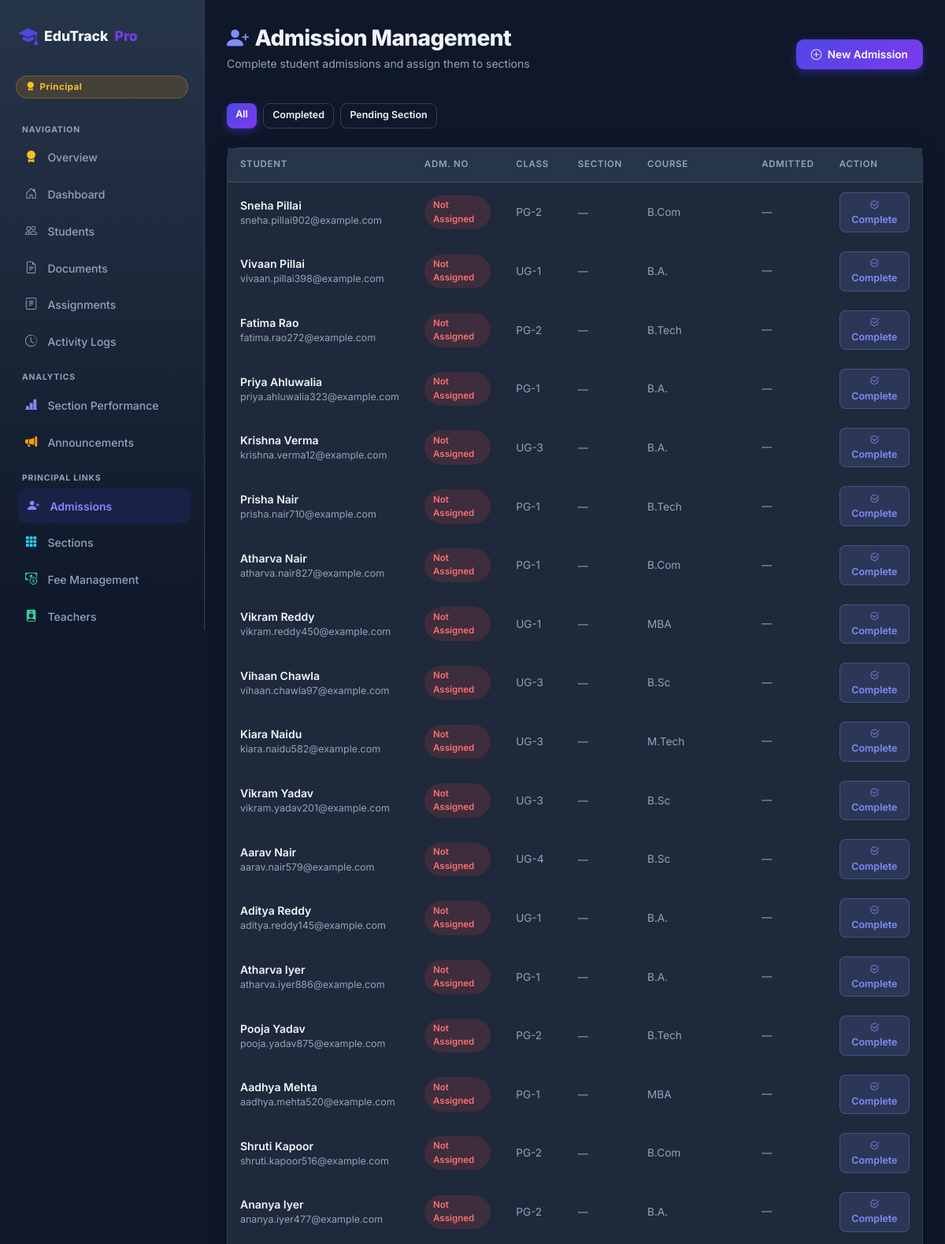
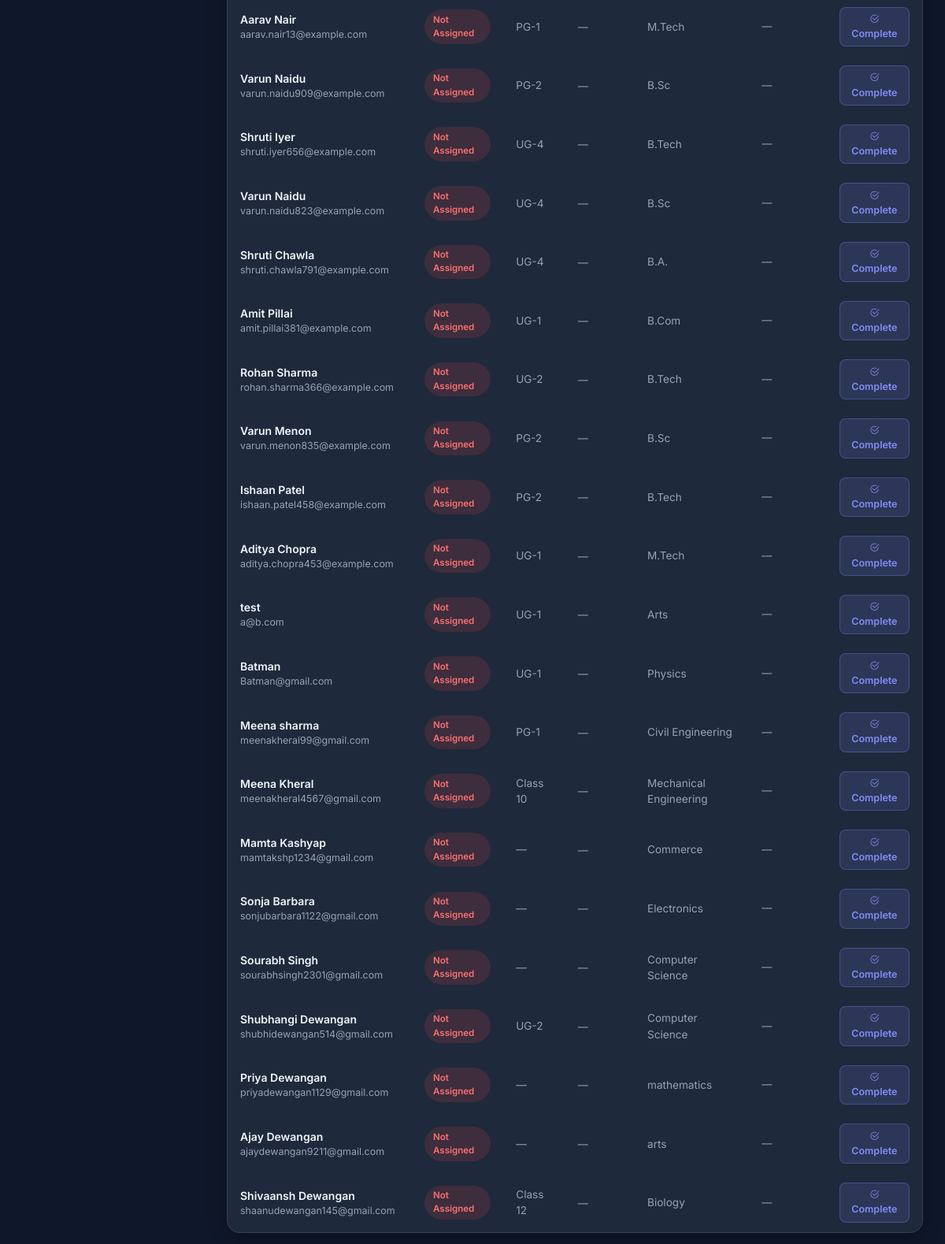
Screenshot of /admission/ (signed in) with the database file from the repository (2 pictures, top to bottom).
### students/models.py (models this page shows, shortened)
class UserProfile(models.Model):
    user = models.OneToOneField(User, on_delete=models.CASCADE, related_name='profile')
    role = models.CharField(max_length=20, choices=ROLE_CHOICES, default=ROLE_STUDENT)

class Student(models.Model):
    GENDER_CHOICES = [
        ('M', 'Male'),
        ('F', 'Female'),
        ('O', 'Other'),
    ]
    PAYMENT_METHOD_CHOICES = [
        ('cash',   'Cash'),
        ('check',  'Check'),
        ('online', 'Online'),
        ('',       'Pending'),
    ]
    admission_number = models.CharField(max_length=20, unique=True, null=True, blank=True)
    admission_date   = models.DateField(null=True, blank=True)
    name       = models.CharField(max_length=200)
    age        = models.IntegerField()
    email      = models.EmailField()
    phone      = models.CharField(max_length=15, blank=True, null=True)
    gender     = models.CharField(max_length=1, choices=GENDER_CHOICES, default='M')
    address    = models.TextField(blank=True, null=True)
    class_name = models.CharField(max_length=50, choices=CLASS_CHOICES, blank=True, null=True)
    section    = models.ForeignKey(Section, on_delete=models.SET_NULL, null=True, blank=True, related_name='students')
    fees_paid  = models.BooleanField(default=False)
    payment_method = models.CharField(max_length=10, choices=PAYMENT_METHOD_CHOICES, blank=True, default='')
    course     = models.CharField(max_length=200)
    attendance = models.FloatField()
    marks      = models.FloatField()
    created_at = models.DateTimeField(auto_now_add=True, null=True)
    profile_picture = models.ImageField(upload_to='student_profiles/', null=True, blank=True)
    resume          = models.FileField(upload_to='student_resumes/', null=True, blank=True)
    user = models.OneToOneField(User, on_delete=models.SET_NULL, null=True, blank=True, related_name='student_profile')

### students/views.py (the view)
    def wrapper(request, *args, **kwargs):
        if not request.user.is_authenticated:
            return redirect('landing')
        role = get_role(request)
        if role != ROLE_PRINCIPAL and not request.user.is_superuser:
            messages.error(request, 'Access denied. Principal login required.')
            return redirect('landing')
        return view_fn(request, *args, **kwargs)

### students/context_processors.py (called while the page is built)
def user_role(request):
    role = None
    is_principal = False
    if request.user.is_authenticated:
        if request.user.is_superuser:
            role = 'principal'
            is_principal = True
        else:
            try:
                role = request.user.profile.role
                is_principal = (role == 'principal')
            except Exception:
                role = 'student'
    return {
        'user_role': role,
        'is_principal': is_principal,
    }

### students/views.py (called while the page is built)
def get_role(request):
    if request.user.is_authenticated:
        try:
            return request.user.profile.role
        except Exception:
            return None
    return None

def principal_required(view_fn):
    def wrapper(request, *args, **kwargs):
        if not request.user.is_authenticated:
            return redirect('landing')
        role = get_role(request)
        if role != ROLE_PRINCIPAL and not request.user.is_superuser:
            messages.error(request, 'Access denied. Principal login required.')
            return redirect('landing')
        return view_fn(request, *args, **kwargs)
    wrapper.__name__ = view_fn.__name__
    return wrapper

@principal_required
def admission_list(request):
    students = Student.objects.all().order_by('-created_at')
    filter_f = request.GET.get('filter', '').strip()
    if filter_f == 'admitted':
        students = students.filter(admission_number__isnull=False)
    elif filter_f == 'pending':
        students = students.filter(admission_number__isnull=True)
    return render(request, 'students/admission_list.html', {
        'students': students,
        'filter': filter_f,
    })

### students/templates/students/admission_list.html (shortened to what this page needs)
{% extends 'students/base_auth.html' %}
{% block content %}
<div class="d-flex align-items-center justify-content-between mb-4">
  <div>
    <h1 style="font-size:1.75rem;font-weight:800;margin:0;letter-spacing:-0.02em;">
      <i class="bi bi-person-plus-fill me-2" style="color:#818cf8;"></i>Admission Management
    </h1>
    <p style="color:var(--muted);font-size:0.875rem;margin-top:0.25rem;">
      Complete student admissions and assign them to sections
    </p>
  </div>
  <a href="{% url 'add_student' %}" class="btn btn-primary">
    <i class="bi bi-plus-circle me-1"></i> New Admission
  </a>
</div>
<div class="d-flex gap-2 mb-4">
  <a href="{% url 'admission_list' %}" class="btn btn-sm {% if not filter %}btn-primary{% else %}btn-outline-light{% endif %}">All</a>
  <a href="{% url 'admission_list' %}?filter=admitted" class="btn btn-sm {% if filter == 'admitted' %}btn-primary{% else %}btn-outline-light{% endif %}">Completed</a>
  <a href="{% url 'admission_list' %}?filter=pending" class="btn btn-sm {% if filter == 'pending' %}btn-primary{% else %}btn-outline-light{% endif %}">Pending Section</a>
</div>
<div class="card">
  <div class="card-body p-0">
    <div class="table-responsive">
      <table class="table-dark-custom w-100">
        <thead>
          <tr>
            <th>Student</th><th>Adm. No</th><th>Class</th><th>Section</th>
            <th>Course</th><th>Admitted</th><th>Action</th>
          </tr>
        </thead>
        <tbody>
          {% for s in students %}
          <tr>
            <td>
              <div style="font-weight:600;">{{ s.name }}</div>
              <div style="font-size:.78rem;color:var(--muted);">{{ s.email }}</div>
            </td>
            <td>
              {% if s.admission_number %}
                <span class="badge-custom badge-high" style="font-size:.72rem;">{{ s.admission_number }}</span>
              {% else %}
                <span class="badge-custom badge-low" style="font-size:.72rem;">Not Assigned</span>
              {% endif %}
            </td>
            <td style="color:var(--muted);font-size:.85rem;">{{ s.class_name|default:"—" }}</td>
            <td>
              {% if s.section %}
                <span class="badge-custom badge-mid">{{ s.section.section }}</span>
              {% else %}
                <span style="color:var(--muted);font-size:.82rem;">—</span>
              {% endif %}
            </td>
            <td style="color:var(--muted);font-size:.85rem;">{{ s.course }}</td>
            <td style="font-size:.82rem;color:var(--muted);">
              {{ s.admission_date|date:"M d, Y"|default:"—" }}
            </td>
            <td>
              <a href="{% url 'complete_admission' s.id %}" class="btn btn-sm"
                 style="background:rgba(129,140,248,0.15);color:#818cf8;border:1px solid rgba(129,140,248,0.3);border-radius:8px;">
                {% if s.section %}<i class="bi bi-pencil-square"></i> Reassign
                {% else %}<i class="bi bi-check2-circle"></i> Complete{% endif %}
              </a>
            </td>
          </tr>
          {% empty %}
          <tr><td colspan="7" style="text-align:center;color:var(--muted);padding:2rem;">
            No students found. <a href="{% url 'add_student' %}" style="color:#818cf8;">Add first student →</a>
          </td></tr>
          {% endfor %}
        </tbody>
      </table>
    </div>
  </div>
</div>
{% endblock %}

### students/templates/students/base_auth.html (shortened to what this page needs)
<!DOCTYPE html>
<html lang="en">
<head>
  <link href="https://cdn.jsdelivr.net/npm/bootstrap@5.3.3/dist/css/bootstrap.min.css" rel="stylesheet" />
  <link href="https://cdn.jsdelivr.net/npm/bootstrap-icons@1.11.3/font/bootstrap-icons.css" rel="stylesheet" />
</head>
<body>
<div class="sidebar" id="sidebarEl">
  <div class="sidebar-inner">
    <a class="sidebar-brand" href="{% url 'landing' %}">
      <i class="bi bi-mortarboard-fill"></i>
      EduTrack<span class="dot">Pro</span>
    </a>
    {% if request.user.is_authenticated %}
      <span class="role-badge
        {% if user_role == 'principal' %}rb-principal
        {% elif user_role == 'teacher' %}rb-teacher
        {% elif user_role == 'staff'   %}rb-staff
        {% else %}rb-student{% endif %}">
        <i class="bi
          {% if user_role == 'principal' %}bi-award-fill
          {% elif user_role == 'teacher' %}bi-person-badge-fill
          {% elif user_role == 'staff'   %}bi-person-gear
          {% else %}bi-mortarboard-fill{% endif %}"></i>
        {{ user_role|title|default:'Student' }}
      </span>
    {% endif %}
    <nav class="sidebar-nav">
      <div class="nav-section-label">Navigation</div>
      {% if is_principal %}
        <a href="{% url 'principal_dashboard' %}" class="{% if request.resolver_match.url_name == 'principal_dashboard' %}active{% endif %}">
          <i class="bi bi-award-fill" style="color:#fbbf24;"></i> Overview
        </a>
      {% endif %}
      <a href="{% url 'dashboard' %}" class="{% if request.resolver_match.url_name == 'dashboard' %}active{% endif %}">
        <i class="bi bi-house-door"></i> Dashboard
      </a>
      {% if user_role != 'student' %}
      <a href="{% url 'students_list' %}" class="{% if request.resolver_match.url_name == 'students_list' %}active{% endif %}">
        <i class="bi bi-people"></i> Students
      </a>
      <a href="{% url 'documents_list' %}" class="{% if request.resolver_match.url_name == 'documents_list' %}active{% endif %}">
        <i class="bi bi-file-earmark-text"></i> Documents
      </a>
      <a href="{% url 'assignments_list' %}" class="{% if request.resolver_match.url_name == 'assignments_list' %}active{% endif %}">
        <i class="bi bi-journal-text"></i> Assignments
      </a>
      <a href="{% url 'logs_list' %}" class="{% if request.resolver_match.url_name == 'logs_list' %}active{% endif %}">
        <i class="bi bi-clock-history"></i> Activity Logs
      </a>
      {% endif %}
      {% if user_role == 'teacher' or user_role == 'principal' %}
      <div class="nav-section-label" style="margin-top:1rem;">Analytics</div>
      <a href="{% url 'section_performance' %}" class="{% if request.resolver_match.url_name == 'section_performance' %}active{% endif %}">
        <i class="bi bi-bar-chart-line-fill" style="color:#818cf8;"></i> Section Performance
      </a>
      <a href="{% url 'announcement_list' %}" class="{% if request.resolver_match.url_name == 'announcement_list' %}active{% endif %}">
        <i class="bi bi-megaphone-fill" style="color:#f59e0b;"></i> Announcements
      </a>
      {% endif %}
      {% if is_principal %}
        <div class="nav-section-label" style="margin-top:1rem;">Principal Links</div>
        <a href="{% url 'admission_list' %}" class="{% if 'admission' in request.resolver_match.url_name %}active{% endif %}">
          <i class="bi bi-person-plus-fill" style="color:#818cf8;"></i> Admissions
        </a>
        <a href="{% url 'section_list' %}" class="{% if 'section' in request.resolver_match.url_name %}active{% endif %}">
          <i class="bi bi-grid-3x3-gap-fill" style="color:#22d3ee;"></i> Sections
        </a>
        <a href="{% url 'fee_management' %}" class="{% if request.resolver_match.url_name == 'fee_management' %}active{% endif %}">
          <i class="bi bi-cash-coin" style="color:#34d399;"></i> Fee Management
        </a>
        <a href="{% url 'teacher_list' %}" class="{% if 'teacher' in request.resolver_match.url_name %}active{% endif %}">
          <i class="bi bi-person-badge-fill" style="color:#34d399;"></i> Teachers
        </a>
      {% endif %}
    </nav>
  </div>
</div>
<div class="main-wrap">
  {% block content %}{% endblock %}
</div>
</body>
</html>

### students/templates/students/base_auth.html (style rules this page uses)
:root { --primary: #4f46e5; --primary-dk: #3730a3; --accent: #7c3aed; --bg: #0f172a; --surface: #1e293b; --surface2: #273548; --border: #334155; --text: #f1f5f9; --muted: #94a3b8; --success: #10b981; --danger: #ef4444; --warning: #f59e0b; --info: #3b82f6; --gold: #f59e0b; }
* { box-sizing: border-box; margin: 0; padding: 0; }
body { font-family: 'Inter', sans-serif; background: var(--bg); color: var(--text); min-height: 100vh; }
.sidebar { position: fixed; left: 0; top: 0; height: 100vh; width: 260px; background: linear-gradient(180deg, var(--surface2) 0%, var(--bg) 100%); border-right: 1px solid var(--border); z-index: 1030; transition: transform 0.3s ease; display: flex; flex-direction: column; overflow: hidden; }
.sidebar-inner { padding: 1.25rem; height: 100%; overflow-y: auto; display: flex; flex-direction: column; }
.sidebar-brand { display: flex; align-items: center; gap: 0.5rem; font-weight: 800; font-size: 1.1rem; color: var(--text); text-decoration: none; margin-bottom: 1.5rem; padding: 0.5rem 0.25rem; }
.sidebar-brand i { color: var(--primary); font-size: 1.5rem; }
.sidebar-brand .dot { color: var(--accent); }
.role-badge { display: inline-flex; align-items: center; gap: 0.35rem; padding: 0.3rem 0.75rem; border-radius: 999px; font-size: 0.72rem; font-weight: 700; margin-bottom: 1.25rem; letter-spacing: 0.04em; }
.rb-principal { background:rgba(245,158,11,0.15); color:#fbbf24; border:1px solid rgba(245,158,11,0.3); }
.nav-section-label { font-size: 0.65rem; font-weight: 700; color: var(--muted); text-transform: uppercase; letter-spacing: 0.08em; padding: 0 0.5rem; margin: 0.75rem 0 0.35rem; }
.sidebar-nav { flex: 1; }
.sidebar-nav a { display: flex; align-items: center; gap: 0.65rem; padding: 0.65rem 0.75rem; color: var(--muted); text-decoration: none; border-radius: 10px; margin-bottom: 0.2rem; font-size: 0.875rem; font-weight: 500; transition: all 0.2s; }
.sidebar-nav a:hover, .sidebar-nav a.active { background: rgba(79,70,229,0.12); color: var(--text); transform: translateX(3px); }
.sidebar-nav a.active { color: #818cf8; font-weight: 600; }
.sidebar-nav a i { width: 18px; font-size: 0.95rem; flex-shrink: 0; }
.main-wrap { margin-left: 260px; padding: 2rem 1.75rem; min-height: 100vh; transition: margin-left 0.3s; }
.card { background: var(--surface); border: 1px solid var(--border); border-radius: 16px; box-shadow: 0 4px 24px rgba(0,0,0,.3); }
.card-body { padding: 1.5rem; }
.btn { font-weight: 600; font-size: .85rem; border-radius: 10px; padding: .55rem 1.2rem; transition: transform .15s, box-shadow .15s; font-family: 'Inter', sans-serif; }
.btn-primary { background: linear-gradient(135deg,var(--primary),var(--accent)); border: none; box-shadow: 0 4px 12px rgba(79,70,229,.4); }
.btn-outline-light { border: 1px solid var(--border); color: var(--text); background: transparent; }
.btn-sm { padding: .35rem .7rem; font-size: .78rem; border-radius: 8px; }
.table-dark-custom { width: 100%; border-collapse: separate; border-spacing: 0; font-size: .875rem; }
.table-dark-custom thead th { background: var(--surface2); color: var(--muted); font-weight: 600; font-size: .72rem; text-transform: uppercase; letter-spacing: .06em; padding: .8rem 1rem; border-bottom: 2px solid var(--border); white-space: nowrap; }
.table-dark-custom tbody tr { border-bottom: 1px solid var(--border); transition: background .15s; }
.table-dark-custom td { padding: .75rem 1rem; vertical-align: middle; color: var(--text); }
.table-dark-custom tbody tr:last-child { border-bottom: none; }
.badge-custom { display: inline-block; padding: .28rem .7rem; border-radius: 999px; font-size: .72rem; font-weight: 600; }
.badge-low { background: rgba(239,68,68,.15); color: #f87171; }

### rows the page displays
UserProfile: role "Principal"
Student: name "Sneha Pillai", email "sneha.pillai902@example.com", shows "Not Assigned", class_name "PG-2", course "B.Com", admission_date "—", shows "Complete"
Student: name "Vivaan Pillai", email "vivaan.pillai398@example.com", shows "Not Assigned", class_name "UG-1", course "B.A.", admission_date "—", shows "Complete"
Student: name "Fatima Rao", email "fatima.rao272@example.com", shows "Not Assigned", class_name "PG-2", course "B.Tech", admission_date "—", shows "Complete"
Student: name "Priya Ahluwalia", email "priya.ahluwalia323@example.com", shows "Not Assigned", class_name "PG-1", course "B.A.", admission_date "—", shows "Complete"
Student: name "Krishna Verma", email "krishna.verma12@example.com", shows "Not Assigned", class_name "UG-3", course "B.A.", admission_date "—", shows "Complete"
Student: name "Prisha Nair", email "prisha.nair710@example.com", shows "Not Assigned", class_name "PG-1", course "B.Tech", admission_date "—", shows "Complete"
Student: name "Atharva Nair", email "atharva.nair827@example.com", shows "Not Assigned", class_name "PG-1", course "B.Com", admission_date "—", shows "Complete"
Student: name "Vikram Reddy", email "vikram.reddy450@example.com", shows "Not Assigned", class_name "UG-1", course "MBA", admission_date "—", shows "Complete"
Student: name "Vihaan Chawla", email "vihaan.chawla97@example.com", shows "Not Assigned", class_name "UG-3", course "B.Sc", admission_date "—", shows "Complete"
Student: name "Kiara Naidu", email "kiara.naidu582@example.com", shows "Not Assigned", class_name "UG-3", course "M.Tech", admission_date "—", shows "Complete"
Student: name "Vikram Yadav", email "vikram.yadav201@example.com", shows "Not Assigned", class_name "UG-3", course "B.Sc", admission_date "—", shows "Complete"
Student: name "Aarav Nair", email "aarav.nair579@example.com", shows "Not Assigned", class_name "UG-4", course "B.Sc", admission_date "—", shows "Complete"
Student: name "Aditya Reddy", email "aditya.reddy145@example.com", shows "Not Assigned", class_name "UG-1", course "B.A.", admission_date "—", shows "Complete"
Student: name "Atharva Iyer", email "atharva.iyer886@example.com", shows "Not Assigned", class_name "PG-1", course "B.A.", admission_date "—", shows "Complete"
Student: name "Pooja Yadav", email "pooja.yadav875@example.com", shows "Not Assigned", class_name "PG-2", course "B.Tech", admission_date "—", shows "Complete"
Student: name "Aadhya Mehta", email "aadhya.mehta520@example.com", shows "Not Assigned", class_name "PG-1", course "MBA", admission_date "—", shows "Complete"
Student: name "Shruti Kapoor", email "shruti.kapoor516@example.com", shows "Not Assigned", class_name "PG-2", course "B.Com", admission_date "—", shows "Complete"
Student: name "Ananya Iyer", email "ananya.iyer477@example.com", shows "Not Assigned", class_name "PG-2", course "B.A.", admission_date "—", shows "Complete"
Student: name "Aarav Nair", email "aarav.nair13@example.com", shows "Not Assigned", class_name "PG-1", course "M.Tech", admission_date "—", shows "Complete"
Student: name "Varun Naidu", email "varun.naidu909@example.com", shows "Not Assigned", class_name "PG-2", course "B.Sc", admission_date "—", shows "Complete"
Student: name "Shruti Iyer", email "shruti.iyer656@example.com", shows "Not Assigned", class_name "UG-4", course "B.Tech", admission_date "—", shows "Complete"
Student: name "Varun Naidu", email "varun.naidu823@example.com", shows "Not Assigned", class_name "UG-4", course "B.Sc", admission_date "—", shows "Complete"
Student: name "Shruti Chawla", email "shruti.chawla791@example.com", shows "Not Assigned", class_name "UG-4", course "B.A.", admission_date "—", shows "Complete"
Student: name "Amit Pillai", email "amit.pillai381@example.com", shows "Not Assigned", class_name "UG-1", course "B.Com", admission_date "—", shows "Complete"
Student: name "Rohan Sharma", email "rohan.sharma366@example.com", shows "Not Assigned", class_name "UG-2", course "B.Tech", admission_date "—", shows "Complete"
Student: name "Varun Menon", email "varun.menon835@example.com", shows "Not Assigned", class_name "PG-2", course "B.Sc", admission_date "—", shows "Complete"
Student: name "Ishaan Patel", email "ishaan.patel458@example.com", shows "Not Assigned", class_name "PG-2", course "B.Tech", admission_date "—", shows "Complete"
Student: name "Aditya Chopra", email "aditya.chopra453@example.com", shows "Not Assigned", class_name "UG-1", course "M.Tech", admission_date "—", shows "Complete"
Student: name "test", email "a@b.com", shows "Not Assigned", class_name "UG-1", course "Arts", admission_date "—", shows "Complete"
Student: name "Batman", email "Batman@gmail.com", shows "Not Assigned", class_name "UG-1", course "Physics", admission_date "—", shows "Complete"
Student: name "Meena sharma", email "meenakheral99@gmail.com", shows "Not Assigned", class_name "PG-1", course "Civil Engineering", admission_date "—", shows "Complete"
Student: name "Meena Kheral", email "meenakheral4567@gmail.com", shows "Not Assigned", class_name "Class 10", course "Mechanical Engineering", admission_date "—", shows "Complete"
Student: name "Mamta Kashyap", email "mamtakshp1234@gmail.com", shows "Not Assigned", class_name "—", course "Commerce", admission_date "—", shows "Complete"
Student: name "Sonja Barbara", email "sonjubarbara1122@gmail.com", shows "Not Assigned", class_name "—", course "Electronics", admission_date "—", shows "Complete"
Student: name "Sourabh Singh", email "sourabhsingh2301@gmail.com", shows "Not Assigned", class_name "—", course "Computer Science", admission_date "—", shows "Complete"
Student: name "Shubhangi Dewangan", email "shubhidewangan514@gmail.com", shows "Not Assigned", class_name "UG-2", course "Computer Science", admission_date "—", shows "Complete"
Student: name "Priya Dewangan", email "priyadewangan1129@gmail.com", shows "Not Assigned", class_name "—", course "mathematics", admission_date "—", shows "Complete"
Student: name "Ajay Dewangan", email "ajaydewangan9211@gmail.com", shows "Not Assigned", class_name "—", course "arts", admission_date "—", shows "Complete"
Student: name "Shivaansh Dewangan", email "shaanudewangan145@gmail.com", shows "Not Assigned", class_name "Class 12", course "Biology", admission_date "—", shows "Complete"
